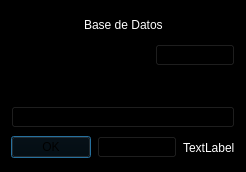
<?xml version="1.0" encoding="UTF-8"?>
<ui version="4.0">
 <class>buscarTablas</class>
 <widget class="QWidget" name="buscarTablas">
  <property name="geometry">
   <rect>
    <x>0</x>
    <y>0</y>
    <width>241</width>
    <height>172</height>
   </rect>
  </property>
  <property name="windowTitle">
   <string>Form</string>
  </property>
  <property name="styleSheet">
   <string notr="true">background-color:black;
color: white;</string>
  </property>
  <layout class="QVBoxLayout" name="verticalLayout">
   <item>
    <layout class="QHBoxLayout" name="horizontalLayout_2">
     <item>
      <spacer name="horizontalSpacer_3">
       <property name="orientation">
        <enum>Qt::Horizontal</enum>
       </property>
       <property name="sizeHint" stdset="0">
        <size>
         <width>40</width>
         <height>20</height>
        </size>
       </property>
      </spacer>
     </item>
     <item>
      <widget class="QLabel" name="label">
       <property name="text">
        <string>Base de Datos</string>
       </property>
      </widget>
     </item>
     <item>
      <spacer name="horizontalSpacer_4">
       <property name="orientation">
        <enum>Qt::Horizontal</enum>
       </property>
       <property name="sizeHint" stdset="0">
        <size>
         <width>40</width>
         <height>20</height>
        </size>
       </property>
      </spacer>
     </item>
    </layout>
   </item>
   <item>
    <layout class="QHBoxLayout" name="horizontalLayout_4">
     <item>
      <widget class="QLineEdit" name="le_DB"/>
     </item>
     <item>
      <widget class="QPushButton" name="pb_nuevaDB">
       <property name="styleSheet">
        <string notr="true">color:black;</string>
       </property>
       <property name="text">
        <string>Nueva DB</string>
       </property>
      </widget>
     </item>
    </layout>
   </item>
   <item>
    <layout class="QHBoxLayout" name="horizontalLayout">
     <item>
      <spacer name="horizontalSpacer">
       <property name="orientation">
        <enum>Qt::Horizontal</enum>
       </property>
       <property name="sizeHint" stdset="0">
        <size>
         <width>40</width>
         <height>20</height>
        </size>
       </property>
      </spacer>
     </item>
     <item>
      <widget class="QPushButton" name="pb_buscarDB">
       <property name="maximumSize">
        <size>
         <width>30</width>
         <height>30</height>
        </size>
       </property>
       <property name="styleSheet">
        <string notr="true">background:transparent;
border:none;</string>
       </property>
       <property name="text">
        <string/>
       </property>
       <property name="icon">
        <iconset resource="icons.qrc">
         <normaloff>:/imgs/search.png</normaloff>:/imgs/search.png</iconset>
       </property>
       <property name="iconSize">
        <size>
         <width>25</width>
         <height>25</height>
        </size>
       </property>
      </widget>
     </item>
     <item>
      <spacer name="horizontalSpacer_2">
       <property name="orientation">
        <enum>Qt::Horizontal</enum>
       </property>
       <property name="sizeHint" stdset="0">
        <size>
         <width>40</width>
         <height>20</height>
        </size>
       </property>
      </spacer>
     </item>
    </layout>
   </item>
   <item>
    <layout class="QVBoxLayout" name="layTablas"/>
   </item>
   <item>
    <widget class="QPushButton" name="pb_nuevaT">
     <property name="styleSheet">
      <string notr="true">color:black;
</string>
     </property>
     <property name="text">
      <string>Nueva tabla</string>
     </property>
    </widget>
   </item>
   <item>
    <layout class="QHBoxLayout" name="horizontalLayout_3">
     <item>
      <spacer name="horizontalSpacer_5">
       <property name="orientation">
        <enum>Qt::Horizontal</enum>
       </property>
       <property name="sizeHint" stdset="0">
        <size>
         <width>40</width>
         <height>20</height>
        </size>
       </property>
      </spacer>
     </item>
     <item>
      <widget class="QDialogButtonBox" name="bb_aceptar">
       <property name="styleSheet">
        <string notr="true">color:black;
</string>
       </property>
       <property name="standardButtons">
        <set>QDialogButtonBox::Cancel|QDialogButtonBox::Ok</set>
       </property>
      </widget>
     </item>
     <item>
      <widget class="QLabel" name="lb_cantTablas">
       <property name="text">
        <string>TextLabel</string>
       </property>
      </widget>
     </item>
     <item>
      <spacer name="horizontalSpacer_6">
       <property name="orientation">
        <enum>Qt::Horizontal</enum>
       </property>
       <property name="sizeHint" stdset="0">
        <size>
         <width>40</width>
         <height>20</height>
        </size>
       </property>
      </spacer>
     </item>
    </layout>
   </item>
  </layout>
 </widget>
 <resources>
  <include location="icons.qrc"/>
 </resources>
 <connections/>
</ui>
